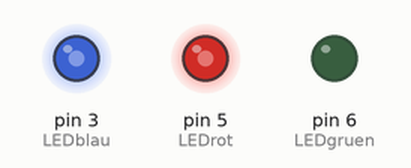
This sketch was run on a simulated Arduino Uno, built with avr-gcc and run on an emulated ATmega328P. Shown: output pins drawn as LEDs (lit = HIGH).

Above: at 0.05 s.
At 2.0 s:
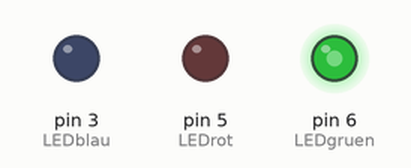
Timing chart, 0 to 4.6 s (numbered marks = the images above):
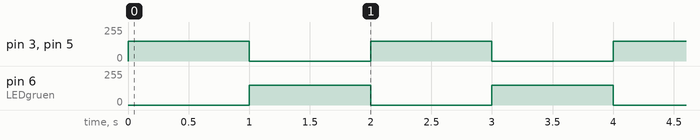

The sketch:

rgb_led.ino
```cpp
int LEDblau = 3; // Farbe blau an Pin 3
int LEDrot = 5; // Farbe rot an Pin 5
int LEDgruen=6; // Farbe gruen an Pin 6
int p=1000; // p ist eine Pause mit 1000ms also 1 Sekunde
int brightness1a = 150; // Zahlenwert zwischen 0 und 255 – gibt
//die Leuchtstärke der einzelnen Farbe an
int brightness1b = 150; // Zahlenwert zwischen 0 und 255 – gibt
//die Leuchtstärke der einzelnen Farbe an
int brightness1c = 150; // Zahlenwert zwischen 0 und 255 – gibt
//die Leuchtstärke der einzelnen Farbe an
int dunkel = 0; // Zahlenwer 0 bedeutet Spannung 0V – also LED aus
void setup()
{
pinMode(LEDblau, OUTPUT);
pinMode(LEDgruen, OUTPUT);
pinMode(LEDrot, OUTPUT);
}
void loop()
{
analogWrite(LEDblau, brightness1a); // blau einschalten
analogWrite(LEDrot, brightness1b); // rot einschalten
delay(p); // pause
analogWrite(LEDblau, dunkel); // blau ausschalten
analogWrite(LEDrot, dunkel); // rotausschalten
analogWrite(LEDgruen, brightness1c); // gruen einschalten
delay(p); // pause
analogWrite(LEDgruen, dunkel); // gruenausschalten

}
```

Measured:
- by itself, pin 3 (LEDblau), pin 5 (LEDrot), pin 6 (LEDgruen): alternates 150/255 for 1.0 s and 0/255 for 1.0 s
